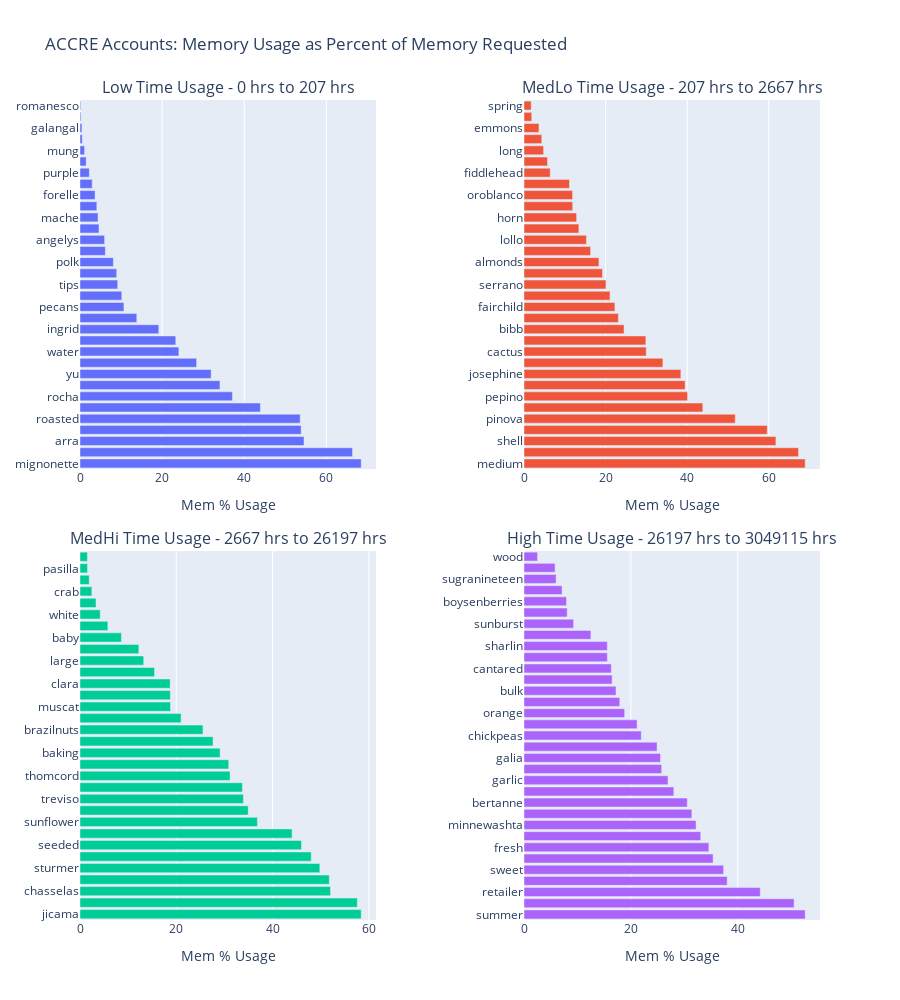

The notebook cell this image was saved under:
### Code cell
figT.show()

### Figure 1 — Plotly figure (JSON) as saved in the notebook; plotly's stock layout.template omitted (floating-point values rounded to 4 significant figures)
{"data": [{"name": "Low", "orientation": "h", "type": "bar", "x": [68.47, 66.36, 54.54, 53.85, 53.61, 43.92, 37.12, 34.08, 31.93, 28.4, 24.07, 23.32, 19.19, 13.83, 10.7, 10.18, 9.18, 8.94, 8.12, 6.17, 5.99, 4.62, 4.39, 4.1, 3.67, 2.97, 2.27, 1.5, 1.11, 0.55, 0.47, 0.22, 0.18], "xaxis": "x", "y": ["mignonette", "antares", "arra", "shallots", "roasted", "kumquat", "rocha", "nino", "yu", "cinnabar", "water", "lochbuie", "ingrid", "hearts", "pecans", "kabocha", "tips", "pickling", "polk", "tree", "angelys", "pink", "mache", "malanga", "forelle", "pioppino", "purple", "chayote", "mung", "cocktail", "galangal", "plumcot", "romanesco"], "yaxis": "y"}, {"name": "MedLo", "orientation": "h", "type": "bar", "x": [68.93, 67.29, 61.75, 59.63, 51.78, 43.83, 40.09, 39.5, 38.45, 34.04, 29.97, 29.87, 24.53, 23.13, 22.28, 21.09, 20.09, 19.24, 18.37, 16.33, 15.3, 13.45, 12.89, 11.93, 11.91, 11.14, 6.42, 5.77, 4.8, 4.35, 3.67, 1.89, 1.76], "xaxis": "x2", "y": ["medium", "strawberries", "shell", "shiny", "pinova", "broccoli", "pepino", "cmsadmin", "josephine", "dill", "cactus", "lemon", "bibb", "concord", "fairchild", "celery", "serrano", "bell", "almonds", "carambola", "lollo", "bay", "horn", "bon", "oroblanco", "huaguan", "fiddlehead", "milwa", "long", "peanuts", "emmons", "pitted", "spring"], "yaxis": "y2"}, {"name": "MedHi", "orientation": "h", "type": "bar", "x": [58.4, 57.59, 52.03, 51.77, 49.81, 48.02, 46, 44.05, 36.84, 34.94, 33.94, 33.73, 31.17, 30.88, 29.1, 27.63, 25.54, 20.99, 18.79, 18.76, 18.72, 15.47, 13.23, 12.22, 8.6, 5.78, 4.2, 3.32, 2.46, 1.92, 1.56, 1.55], "xaxis": "x3", "y": ["jicama", "texas", "chasselas", "delblush", "sturmer", "chipilin", "seeded", "burro", "sunflower", "anise", "treviso", "alkmene", "thomcord", "belle", "baking", "kinnow", "brazilnuts", "blackberries", "muscat", "harovin", "clara", "st", "large", "leaves", "baby", "atemoyas", "white", "amaranth", "crab", "grisette", "pasilla", "plantain"], "yaxis": "y3"}, {"name": "High", "orientation": "h", "type": "bar", "x": [52.62, 50.54, 44.21, 38.02, 37.35, 35.39, 34.59, 33.07, 32.2, 31.41, 30.55, 28.03, 26.95, 25.76, 25.54, 24.9, 21.94, 21.16, 18.83, 17.92, 17.22, 16.49, 16.34, 15.6, 15.59, 12.52, 9.28, 8.08, 7.95, 7.12, 6.01, 5.82, 2.54], "xaxis": "x4", "y": ["summer", "wax", "retailer", "horseradish", "sweet", "carrot", "fresh", "mixed", "minnewashta", "cep", "bertanne", "winged", "garlic", "cms_lowprio", "galia", "lychees", "chickpeas", "cms", "orange", "casaba", "bulk", "round", "cantared", "key", "sharlin", "conference", "sunburst", "regal", "boysenberries", "portabella", "sugranineteen", "bunch", "wood"], "yaxis": "y4"}], "layout": {"annotations": [{"font": {"size": 16}, "showarrow": false, "text": "Low Time Usage - 0 hrs to 207 hrs", "x": 0.2, "xanchor": "center", "xref": "paper", "y": 1, "yanchor": "bottom", "yref": "paper"}, {"font": {"size": 16}, "showarrow": false, "text": "MedLo Time Usage - 207 hrs to 2667 hrs", "x": 0.8, "xanchor": "center", "xref": "paper", "y": 1, "yanchor": "bottom", "yref": "paper"}, {"font": {"size": 16}, "showarrow": false, "text": "MedHi Time Usage - 2667 hrs to 26197 hrs", "x": 0.2, "xanchor": "center", "xref": "paper", "y": 0.45, "yanchor": "bottom", "yref": "paper"}, {"font": {"size": 16}, "showarrow": false, "text": "High Time Usage - 26197 hrs to 3049115 hrs", "x": 0.8, "xanchor": "center", "xref": "paper", "y": 0.45, "yanchor": "bottom", "yref": "paper"}], "height": 1000, "showlegend": false, "title": {"text": "ACCRE Accounts: Memory Usage as Percent of Memory Requested"}, "xaxis": {"anchor": "y", "domain": [0, 0.4], "title": {"text": "Mem % Usage"}}, "xaxis2": {"anchor": "y2", "domain": [0.6, 1], "title": {"text": "Mem % Usage"}}, "xaxis3": {"anchor": "y3", "domain": [0, 0.4], "title": {"text": "Mem % Usage"}}, "xaxis4": {"anchor": "y4", "domain": [0.6, 1], "title": {"text": "Mem % Usage"}}, "yaxis": {"anchor": "x", "domain": [0.55, 1]}, "yaxis2": {"anchor": "x2", "domain": [0.55, 1]}, "yaxis3": {"anchor": "x3", "domain": [0, 0.45]}, "yaxis4": {"anchor": "x4", "domain": [0, 0.45]}}}
